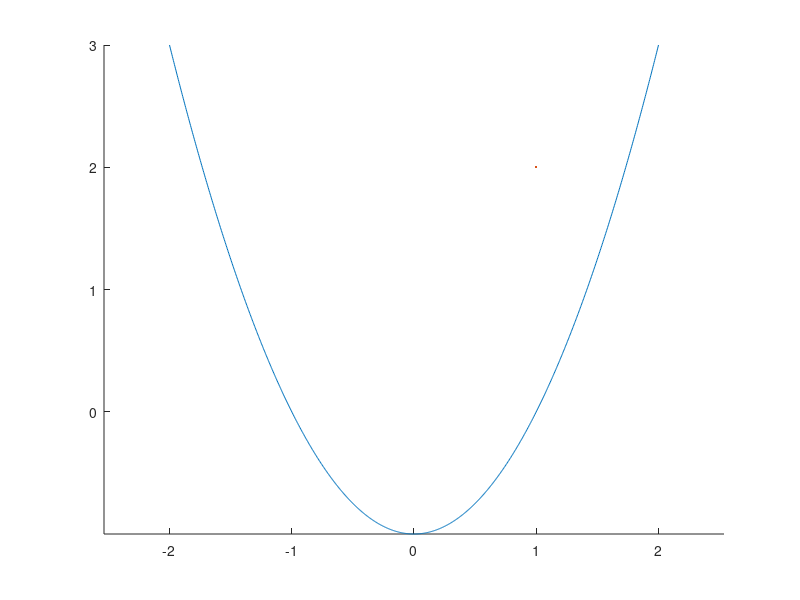

Write the MATLAB code that produced this figure. (Note: this script raises an error after producing the figure.)
clc;clear;

x = linspace(-2, 2, 1000);
y = (x - 1) .* (x + 1);

figure(1)
hold on;
plot(x, y, LineWidth= 2);
axis equal;
xlabel("$x$", Interpreter="latex",FontSize=15);
ylabel("$\dot{x}$", Interpreter="latex",FontSize=15);
title("$\dot{x} = (x -1)(x+1)$", Interpreter="latex",FontSize=20);